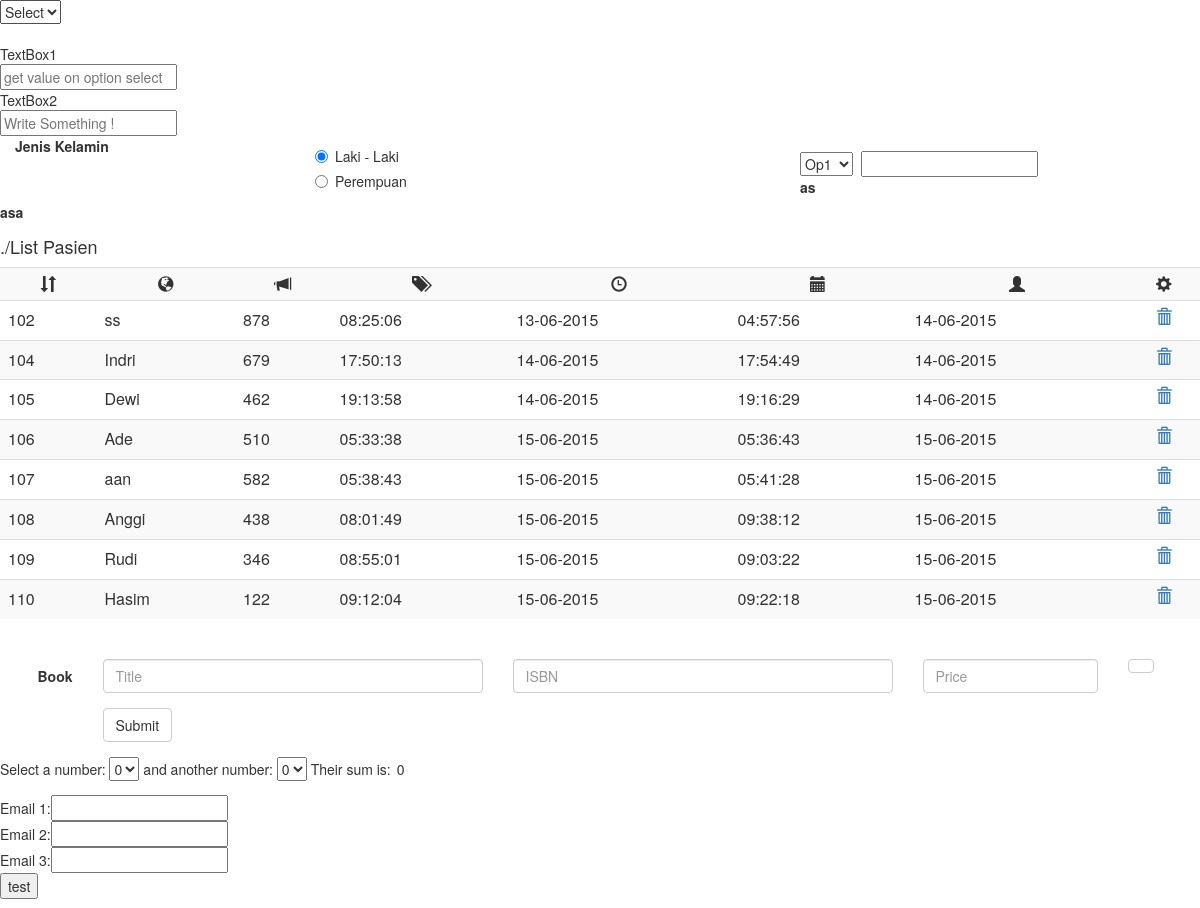
Page /Pasien/Anu.php (upper part) on the earlier database version.
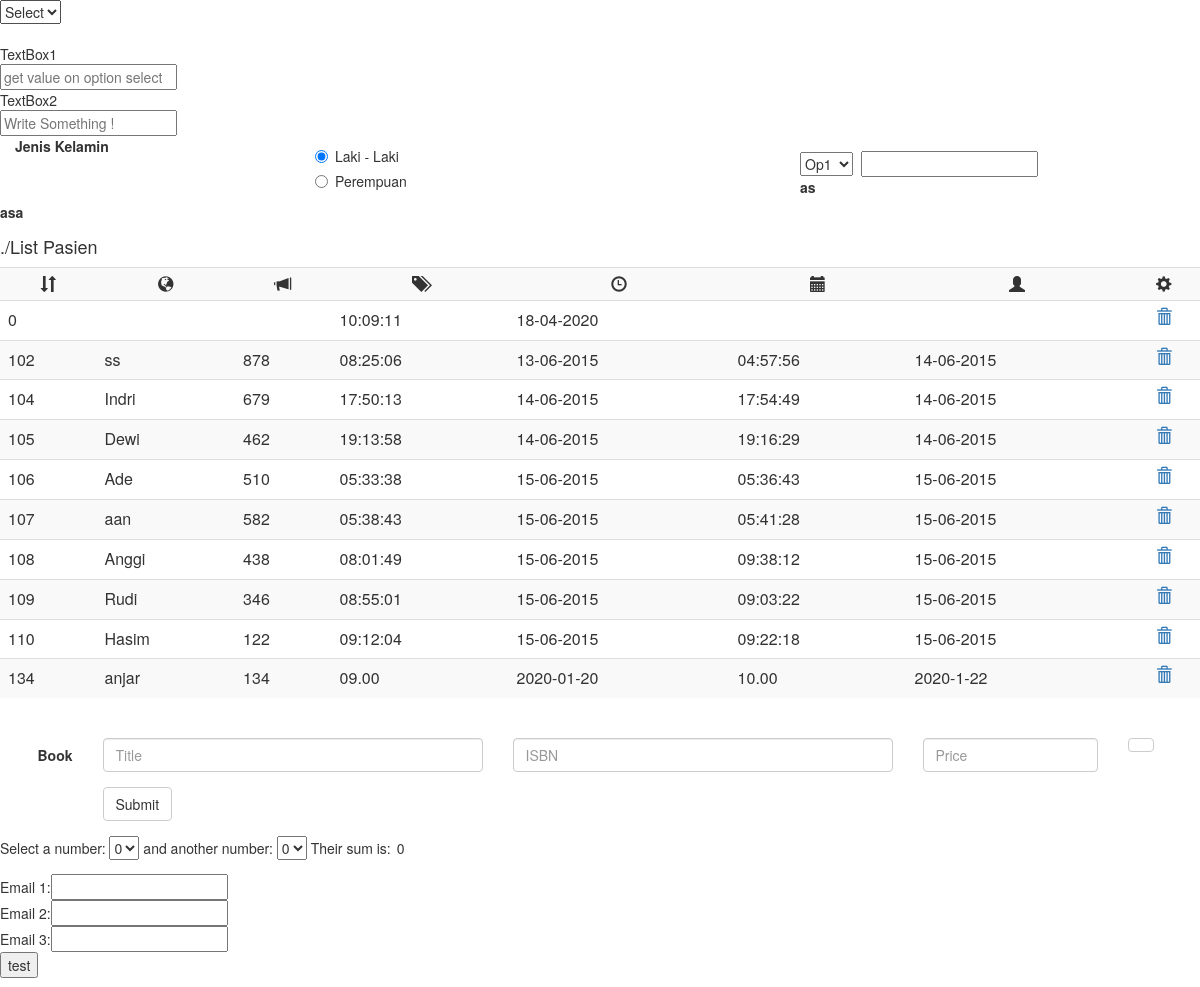
Same page on the later database version.
### tables this page shows
CREATE TABLE `pasien` (
  `id_pasien` int(11) NOT NULL,
  `level` text NOT NULL,
  `pass_pasien` text NOT NULL,
  `nm_pasien` text NOT NULL,
  `tgl_lahir` text NOT NULL,
  `tmp_lahir` text NOT NULL,
  `gender` varchar(12) NOT NULL,
  `agama` varchar(12) NOT NULL,
  `status` varchar(20) NOT NULL,
  `alamat` varchar(50) NOT NULL,
  `hp` varchar(16) NOT NULL,
  `keluhan` text NOT NULL,
  `r_rawat` text NOT NULL,
  `dokter` varchar(20) NOT NULL,
  `cr_pembayaran` text NOT NULL,
  `jam_masuk` text NOT NULL,
  `tgl_masuk` text NOT NULL,
  `jam_keluar` text NOT NULL,
  `tgl_keluar` text NOT NULL
);

### Pasien/anu.php (the view, shortened to what this page needs)
<html>
<head>
  <link rel="stylesheet" href="../Scripts/Bootstrap/css/bootstrap.min.css">
  <link rel="stylesheet" href="../Scripts/Validator/css/formValidation.css"/>
  <link rel="stylesheet" href="../Scripts/FakeLoader/fakeLoader.css">
</head>
<body>
<select id="Ultra" onchange="run()">
     <option value="0">Select</option>
</select><br><br>
TextBox1<br>
<input type="text" id="srt" placeholder="get value on option select"><br>
TextBox2<br>
<input type="text" id="rtt"  placeholder="Write Something !" onkeyup="up()">
							<div class="form-group">
								<label class="col-xs-3 control-label">Jenis Kelamin</label>
									<div class="col-xs-5">
										<div class="radio">
											<label>
												<input type="radio" name="gender" value="Laki - Laki" /> Laki - Laki
											</label>
										</div>
										<div class="radio">
											<label>
												<input type="radio" name="gender" value="Perempuan" /> Perempuan
											</label>
										</div>
									</div>
							</div>
<select name="category" id="category" class="cat" onChange="changeValue(this.value)">
<option class="level-0" value="86" selected="selected">Op1</option>
</select>
  <input type="text" class="text" id="title" name="">
  <br>
  <label id="contoh">as</label>
  <br>
  <label id="contoh2">asa</label>
  <h4>./List Pasien</h4>
		<table class="table table-striped"  >
			  <tr>
				<td><div align="center"><strong><span class="glyphicon glyphicon-sort"></span></strong></div></td>
				<td><div align="center"><strong><span class="glyphicon glyphicon-globe"></span></strong></div></td>
				<td><div align="center"><strong><span class="glyphicon glyphicon-bullhorn"></span></strong></div></td>
				<td><div align="center"><strong><span class="glyphicon glyphicon-tags"></span></strong></div></td>
				<td><div align="center"><strong><span class="glyphicon glyphicon-time"></span></strong></div></td>
				<td><div align="center"><strong><span class="glyphicon glyphicon-calendar"></span></strong></div></td>
				<td><div align="center"><strong><span class="glyphicon glyphicon-user"></span></strong></div></td>
				<td><div align="center"><strong><span class="glyphicon glyphicon-cog"></span></strong></div></td>
			  </tr>
		  <?php
			  $tampil="select * from pasien ORDER BY id_pasien ASC ";
			  $qryTampil=mysql_query($tampil);
			  while ($dataTampil=mysql_fetch_array($qryTampil)) {
		  ?>
			   <tr>
				<td><?php echo $dataTampil['id_pasien'] ; ?></td>
				<td><?php echo $dataTampil['nm_pasien']; ?></td>
				<td><?php echo $dataTampil['pass_pasien']; ?></td>
				<td><?php echo $dataTampil['jam_masuk']; ?></td>
				<td><?php echo $dataTampil['tgl_masuk']; ?></td>
				<td><?php echo $dataTampil['jam_keluar']; ?></td>
				<td><?php echo $dataTampil['tgl_keluar']; ?></td>
				<td><div align="center">
				<a href="" style="text-decoration:none" data-toggle="modal" data-target="#exampleModal" data-whatever="<?php echo $dataTampil['id_pasien'] ; ?>"><span class="glyphicon glyphicon-trash"></span></a></div>
				</td>
			  </tr>
		<?php } ?>
		</table>
<br>
  <form id="bookForm" method="post" action="simpan2.php" class="form-horizontal">
    <div class="form-group">
        <label class="col-xs-1 control-label">Book</label>
        <div class="col-xs-4">
            <input type="text" class="form-control" name="book[0].title" placeholder="Title" />
        </div>
        <div class="col-xs-4">
            <input type="text" class="form-control" name="book[0].isbn" placeholder="ISBN" />
        </div>
        <div class="col-xs-2">
            <input type="text" class="form-control" name="book[0].price" placeholder="Price" />
        </div>
        <div class="col-xs-1">
            <button type="button" class="btn btn-default addButton"><i class="fa fa-plus"></i></button>
        </div>
    </div>
    <div class="form-group">
        <div class="col-xs-5 col-xs-offset-1">
            <button type="submit" class="btn btn-default">Submit</button>
        </div>
    </div>
</form>
<form name="form" >
Select a number:
<select name="sum1" onChange="updatesum()">
<option selected>0<option>1<option>2<option>3<option>4
</select>
and another number:
<select name="sum2" onChange="updatesum()">
<option selected>0<option>1<option>2<option>3<option>4
</select>
Their sum is:</th> <td><input name="sum" readonly style="border:none"
value="0">
</form>
 <form method="post" action="simpan.php">
Email 1:<input name="email[]" type="text"><br>
Email 2:<input name="email[]" type="text"><br>
Email 3:<input name="email[]" type="text"><br>
  <button type="submit">test</button>
  </form>
<br/>
<br />Ages 3-9:
<br />Food
</body>
</html>

Differences in the rows shown:
added pasien: id_pasien "0", jam_masuk "10:09:11", tgl_masuk "18-04-2020"
added pasien: id_pasien "134", nm_pasien "anjar", pass_pasien "134", jam_masuk "09.00", tgl_masuk "2020-01-20", jam_keluar "10.00", tgl_keluar "2020-1-22"
